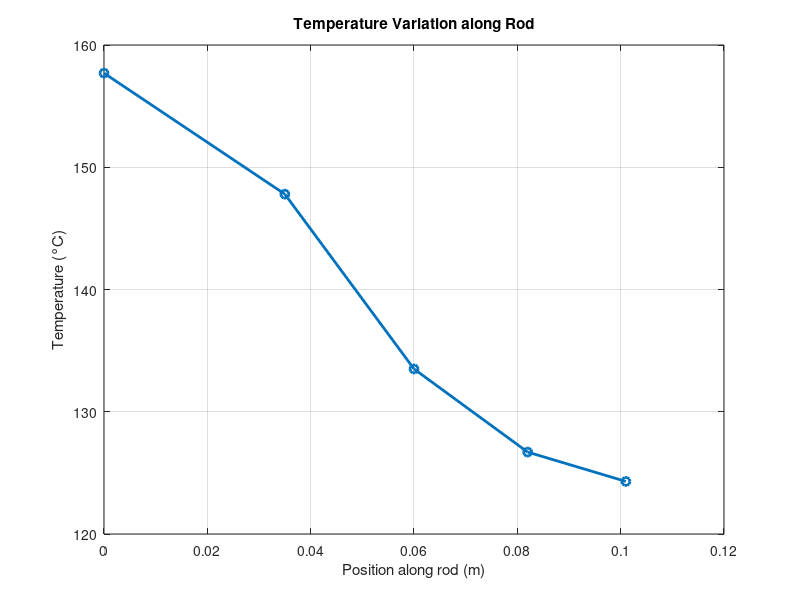

Recreate this plot in MATLAB.
clc; clear; close all;

x = [0 0.035 0.06 0.082 0.101];   % position (m)
T = [157.7 147.8 133.5 126.7 124.3]; % temperature (°C)

figure;
plot(x, T, 'o-', 'LineWidth', 2);

xlabel('Position along rod (m)');
ylabel('Temperature (°C)');
title('Temperature Variation along Rod');

grid on;
